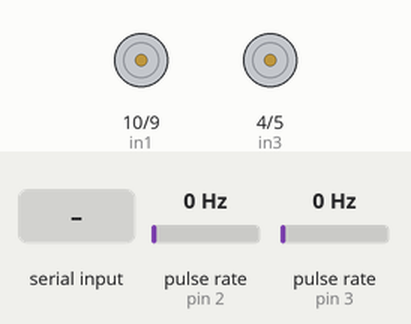
This sketch was run on a simulated Arduino Uno, built with avr-gcc and run on an emulated ATmega328P. Parts: motor-driver pin pairs drawn as motors (green arrow = first pin HIGH = forward, orange = second pin HIGH = backward, longer = more drive, scaled by the enable pin). Wiring (inferred from the names in the program): 2 × pulse sensor: data pin 2 / data pin 3. Inputs (shaded band) come from the test bench; at power-on: pulse rate (sensors on pin 2, pin 3) 0 Hz.

Above: at 1.2 s.
1.3 s: "10\n" received over Serial
At 1.6 s:
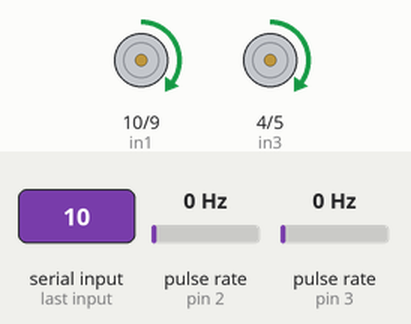
2.8 s: pulse rate (sensor on pin 2) set to 2 Hz
At 5.6 s:
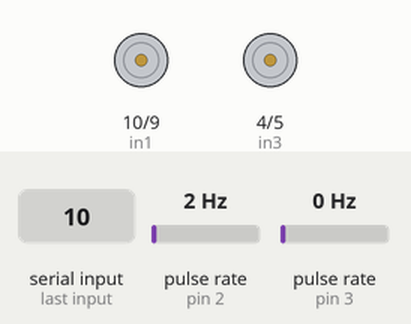
5.8 s: "1\n" received over Serial
At 6.2 s:
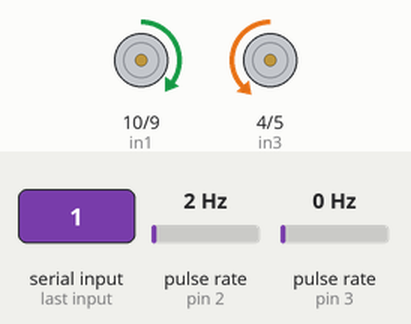
Timing chart, 0 to 8.8 s (numbered marks = the images above; inputs shaded):
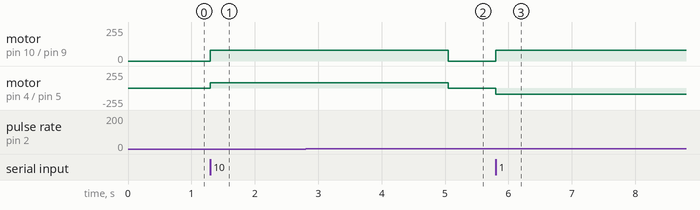

Measured:
- the behaviour switches between 1 and 2 Hz on pulse rate (sensor on pin 2) (found by bisection; images 1 and 2)
- after the input at 1.3 s, motor on pin 10 (in1) / pin 9 (in2), motor on pin 4 (in3) / pin 5 (in4): stopped → forward 80/255 at once
- after the input at 2.8 s, motor on pin 10 (in1) / pin 9 (in2), motor on pin 4 (in3) / pin 5 (in4): forward 80/255 → stopped after 2.3 s
- after the input at 5.8 s, motor on pin 10 (in1) / pin 9 (in2): stopped → forward 80/255 at once; motor on pin 4 (in3) / pin 5 (in4): stopped → backward 90/255 at once

The sketch:

New_car_movement_sketch.ino
```cpp
// Right Motor connections
int enA = 11;
int in1 = 10;
int in2 = 9;
// Left Motor connections
int enB = 6;
int in3 = 4;
int in4 = 5;

const float Pi = 3.14159;
unsigned long lastDebounceTimeA = 0;
unsigned long lastDebounceTimeB = 0;
const unsigned long debounceDelay = 1000;
int encoder1 = 2; //Left motor encoder
int encoder2 = 3; //Right motor encoder

// Variables to store encoder counts
volatile long leftPulses = 0;
volatile long rightPulses = 0;

String receiveData;
const float wheelCircumference = 21.99; //centimeters
const int pulsesPerRevolution = 20; //# of holes in encoder wheel
const float wheelBase = 18.73;  //distance between wheels in cm
const float wheelDiameter = 7.01;
float angleIn = 0;
int camera = 0;
// Interrupt service routines
void countEncoder1() {
  unsigned long currentTime = micros();
  if ((currentTime - lastDebounceTimeA) > debounceDelay) {
    leftPulses++;
    lastDebounceTimeA = currentTime;
  }
}
void countEncoder2() {
  unsigned long currentTime = micros();
  if ((currentTime - lastDebounceTimeB) > debounceDelay) {
    rightPulses++;
    lastDebounceTimeB = currentTime;
  }
}
void setup() {
  // put your setup code here, to run once:
  pinMode(enA, OUTPUT);
  pinMode(enB, OUTPUT);
  pinMode(in1, OUTPUT);
  pinMode(in2, OUTPUT);
  pinMode(in3, OUTPUT);
  pinMode(in4, OUTPUT);

  attachInterrupt(digitalPinToInterrupt(encoder1), countEncoder1, RISING);
  attachInterrupt(digitalPinToInterrupt(encoder2), countEncoder2, RISING);

  Serial.begin(115200);
}

void loop() {
  // put your main code here, to run repeatedly:
  static String command = ""; // Buffer to store incoming characters
  while (Serial.available()) {  // Check if data is available
    char c = Serial.read();   // Read one character
      if (c == '\n') {          // End of command
        processCommand(command);
        command = "";         // Clear the buffer
      }
      else {
        command += c;         // Append character to the buffer
      }
  }

}

void processCommand(String cmd) {
  int camera = cmd.toInt();
  if (camera == 0) {
    stopMotors();
  }
  else if (camera == 10) {
    // Turn left
    rotateTo(10);
  }
  else if (camera == -10) {
    // Turn right
    rotateTo(-10);
  }
  else if (camera == 1) {
    // Go straight
    goStraight(80);
  }
}

void rotateTo(float angle) {
    leftPulses = 0;
    rightPulses = 0;

    float degreesPerPulse = (360 * wheelBase) / (Pi * wheelDiameter * pulsesPerRevolution);
    long targetPulses = (abs(angle) / degreesPerPulse) * Pi;
    if (targetPulses < 5) {
    targetPulses = 5; // Ensure a minimum movement
    }
    if (angle > 0) {  // Rotate Right
        digitalWrite(in1, HIGH);
        digitalWrite(in2, LOW);
        analogWrite(enA, 80);
        digitalWrite(in3, HIGH);
        digitalWrite(in4, LOW);
        analogWrite(enB, 80);
    } else {  // Rotate Left
        digitalWrite(in1, LOW);
        digitalWrite(in2, HIGH);
        analogWrite(enA, 80);
        digitalWrite(in3, LOW);
        digitalWrite(in4, HIGH);
        analogWrite(enB, 80);
    }

    while ((leftPulses < targetPulses) && (rightPulses < targetPulses)) {
    }

    digitalWrite(in1, LOW);
    digitalWrite(in2, LOW);
    digitalWrite(in3, LOW);
    digitalWrite(in4, LOW);
}

void goStraight(int speed) {
  digitalWrite(in1, HIGH); // Left motor forward
  digitalWrite(in2, LOW);
  analogWrite(enA, speed);

  digitalWrite(in3, LOW); // Right motor forward
  digitalWrite(in4, HIGH);
  analogWrite(enB, 90);
}

void stopMotors() {
  digitalWrite(in1, LOW);
  digitalWrite(in2, LOW);
  digitalWrite(in3, LOW);
  digitalWrite(in4, LOW);
}
```
